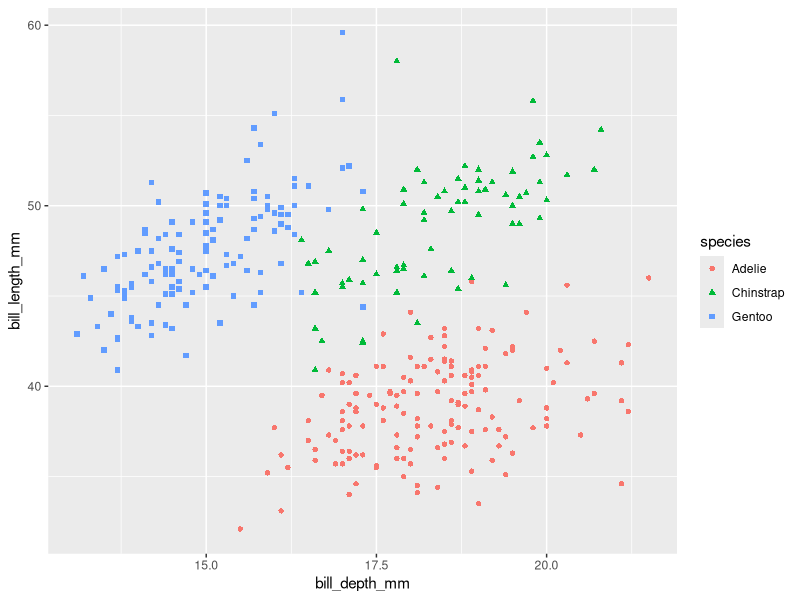

Write R code to recreate this figure.
## ---- chunk 1
#| echo: false
library(palmerpenguins)
## ---- chunk 2
library(palmerpenguins)

head(penguins)
## ---- chunk 3
#| echo: false

tail(penguins)
## ---- chunk 4
#| label: fig-penguinBills
#| warning: false

#| label: fig-penguinBills
#| warning: false
library(ggplot2)
ggplot(data = penguins,
       mapping = aes(x = bill_depth_mm,
                     y = bill_length_mm,
                     colour = species,
                     shape = species)) +
         geom_point()
## ---- chunk 5
round(mean(na.omit(penguins$bill_length_mm)),2)
# The mean bill length of penguins in the dataset is 43.92mm.
